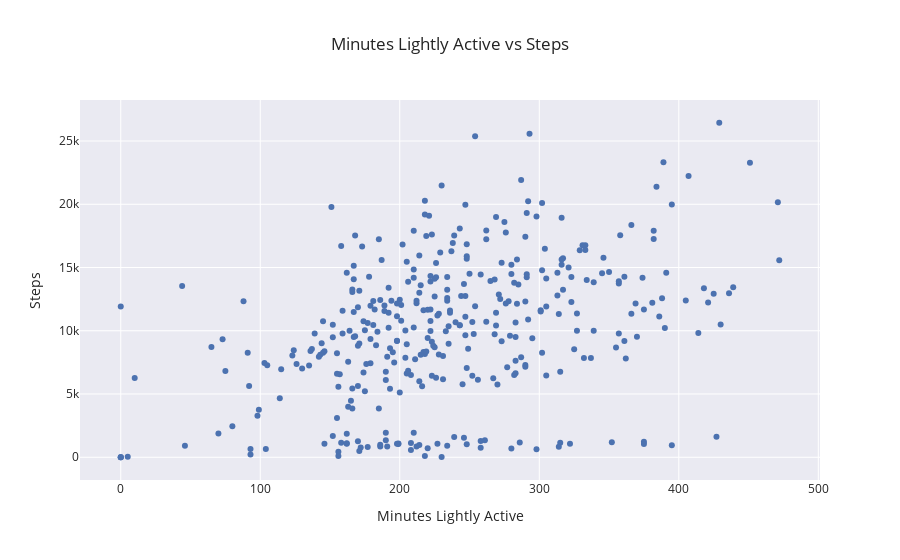
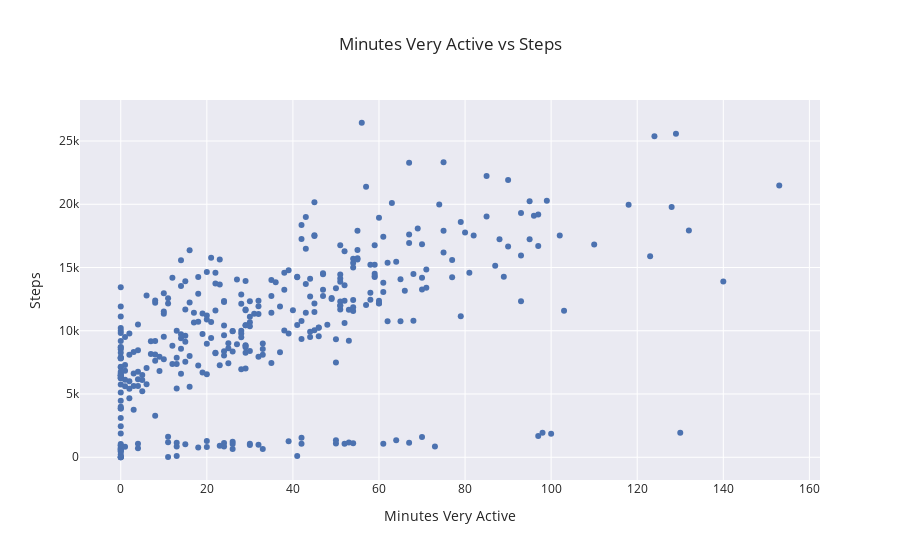

Notebook source saved alongside these figures, in order:
### Markdown cell above
#### Write a loop to plot 3 scatter plots of the following features:

* Minutes Lightly Active vs Steps    
* Minutes Very Active vs Steps    
* Minutes Sedentary vs Steps

### Code cell
# your code here
columns=['Minutes Lightly Active','Minutes Very Active','Minutes Sedentary']



for x in columns:
    fig=px.scatter(df, x=x, y='Steps', template='seaborn',title=f'{x} vs Steps') 
    fig.show()

### Figure 1 — Plotly figure (JSON) as saved in the notebook; plotly's stock layout.template omitted (floating-point values rounded to 4 significant figures; data arrays with more than 128 entries replaced by an {"elided": "..."} marker saying what was removed)
{"data": [{"hovertemplate": "Minutes Lightly Active=%{x}<br>Steps=%{y}<extra></extra>", "legendgroup": "", "marker": {"color": "rgb(76,114,176)", "symbol": "circle"}, "mode": "markers", "name": "", "orientation": "v", "showlegend": false, "type": "scatter", "x": {"elided": "367 int values"}, "xaxis": "x", "y": {"elided": "367 int values"}, "yaxis": "y"}], "layout": {"autosize": true, "legend": {"tracegroupgap": 0}, "title": {"text": "Minutes Lightly Active vs Steps"}, "xaxis": {"anchor": "y", "autorange": true, "domain": [0, 1], "range": [-28.35, 500.4], "title": {"text": "Minutes Lightly Active"}, "type": "linear"}, "yaxis": {"anchor": "x", "autorange": true, "domain": [0, 1], "range": [-1937.0, 28380.0], "title": {"text": "Steps"}, "type": "linear"}}}

### Figure 2 — Plotly figure (JSON) as saved in the notebook; plotly's stock layout.template omitted (floating-point values rounded to 4 significant figures; data arrays with more than 128 entries replaced by an {"elided": "..."} marker saying what was removed)
{"data": [{"hovertemplate": "Minutes Very Active=%{x}<br>Steps=%{y}<extra></extra>", "legendgroup": "", "marker": {"color": "rgb(76,114,176)", "symbol": "circle"}, "mode": "markers", "name": "", "orientation": "v", "showlegend": false, "type": "scatter", "x": {"elided": "367 int values"}, "xaxis": "x", "y": {"elided": "367 int values"}, "yaxis": "y"}], "layout": {"autosize": true, "legend": {"tracegroupgap": 0}, "title": {"text": "Minutes Very Active vs Steps"}, "xaxis": {"anchor": "y", "autorange": true, "domain": [0, 1], "range": [-9.191, 162.2], "title": {"text": "Minutes Very Active"}, "type": "linear"}, "yaxis": {"anchor": "x", "autorange": true, "domain": [0, 1], "range": [-1937.0, 28380.0], "title": {"text": "Steps"}, "type": "linear"}}}
